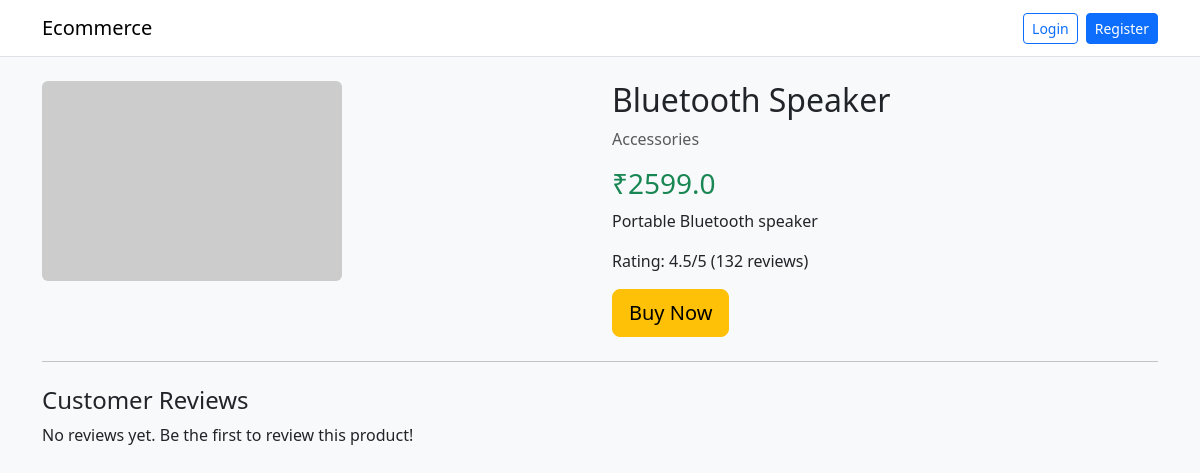
/product/42, run on the app's committed database.
### tables this page shows
CREATE TABLE products (
            product_id INTEGER PRIMARY KEY AUTOINCREMENT,
            product_name TEXT,
            category TEXT,
            price REAL
        , image_url TEXT, description TEXT, rating REAL, review_count INTEGER);

### app.py (the view, shortened to what this page needs)
@app.route('/product/<int:product_id>')
def product_detail(product_id):
    user = get_logged_in_user()
    db = get_db()
    cursor = db.cursor()
    cursor.execute('SELECT product_id, product_name, category, price, image_url, description, rating, review_count FROM products WHERE product_id = ?', (product_id,))
    product = cursor.fetchone()
    cursor.execute('SELECT review_text, rating, authenticity, image_consistency, image_url FROM reviews WHERE order_id IN (SELECT order_id FROM orders WHERE product_id = ?)', (product_id,))
    reviews = cursor.fetchall()
    cursor.close()
    db.close()
    if product:
        product_data = {
            'product_id': product[0],
            'product_name': product[1],
            'category': product[2],
            'price': product[3],
            'image_url': product[4] or 'https://via.placeholder.com/300x200?text=Product',
            'description': product[5] or 'No description available.',
            'rating': product[6] or 0,
            'review_count': product[7] or 0
        }
        reviews_data = []
        return render_template('product_detail.html', product=product_data, reviews=reviews_data, user=user)
    return 'Product not found'

### app.py (called while the page is built, shortened)
def get_logged_in_user():
    if 'user_id' not in session:
        return None

### db.py (called while the page is built)
def get_db():
    return sqlite3.connect('ecommerce.db')

### templates/product_detail.html (shortened to what this page needs)
<!DOCTYPE html>
<html>
<head>
    <link href="https://cdn.jsdelivr.net/npm/bootstrap@5.3.0/dist/css/bootstrap.min.css" rel="stylesheet">
</head>
<body class="bg-light">
<nav class="navbar navbar-expand-lg navbar-light bg-white border-bottom">
    <div class="container">
        <a class="navbar-brand" href="/">Ecommerce</a>
        <div class="d-flex align-items-center">
            {% if user %}
                <span class="me-3">Welcome, {{ user.name }}</span>
                <a class="btn btn-outline-secondary btn-sm" href="/logout">Logout</a>
            {% else %}
                <a class="btn btn-outline-primary btn-sm me-2" href="/login">Login</a>
                <a class="btn btn-primary btn-sm" href="/register">Register</a>
            {% endif %}
        </div>
    </div>
</nav>
<div class="container mt-4">
    <div class="row">
        <div class="col-md-6">
            <img src="{{ product.image_url }}" class="img-fluid rounded" alt="{{ product.product_name }}">
        </div>
        <div class="col-md-6">
            <h2>{{ product.product_name }}</h2>
            <p class="text-muted">{{ product.category }}</p>
            <h3 class="text-success">₹{{ product.price }}</h3>
            <p>{{ product.description }}</p>
            <p>Rating: {{ '%.1f' | format(product.rating) }}/5 ({{ product.review_count }} reviews)</p>
            <form action="/buy/{{ product.product_id }}" method="POST">
                <button class="btn btn-warning btn-lg">Buy Now</button>
            </form>
        </div>
    </div>
    <hr class="my-4">
    <h4>Customer Reviews</h4>
    {% for r in reviews %}
    <div class="card mb-3">
        <div class="card-body">
            <p>{{ r.review_text }}</p>
            <p>Rating: {{ r.rating }} ⭐</p>
            <p>Authenticity: <span class="text-{{ 'success' if r.authenticity == 'Genuine' else 'danger' }}">{{ r.authenticity }}</span></p>
            <p>Image consistency: {{ r.image_consistency }}</p>
            {% if r.image_url %}
            <img src="{{ r.image_url }}" class="img-fluid" style="max-height: 200px; object-fit: cover;" alt="Review Image">
            {% endif %}
        </div>
    </div>
    {% else %}
    <p>No reviews yet. Be the first to review this product!</p>
    {% endfor %}
</div>
</body>
</html>

### data on the page
products: product_name "Bluetooth Speaker", category "Accessories", price "2599.0", description "Portable Bluetooth speaker", rating "4.5", review_count "132"
